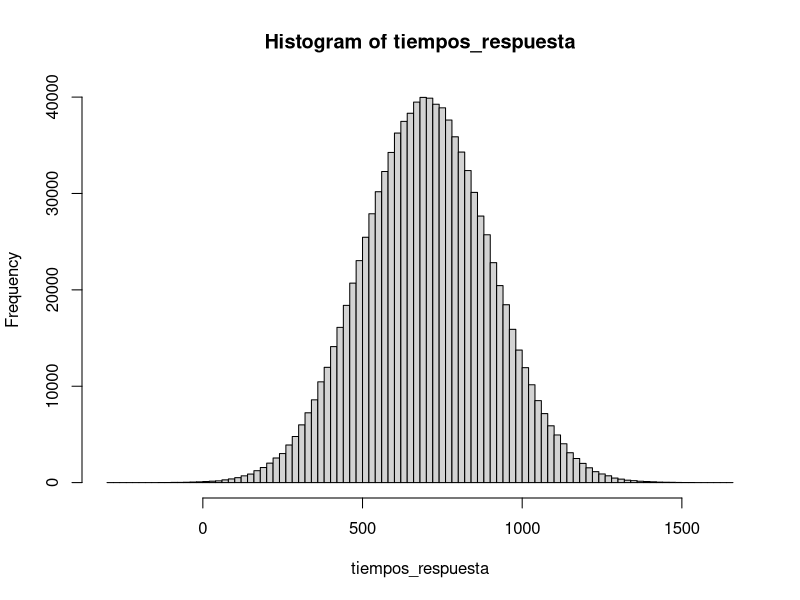
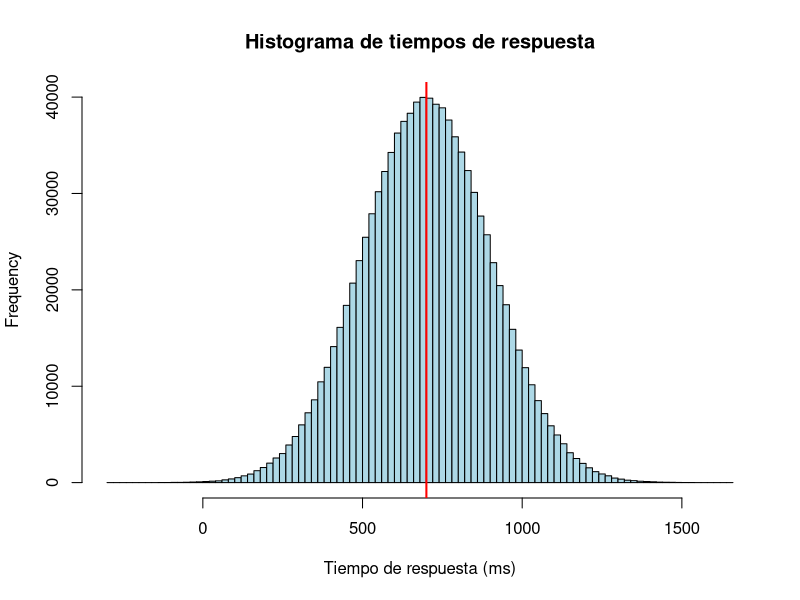
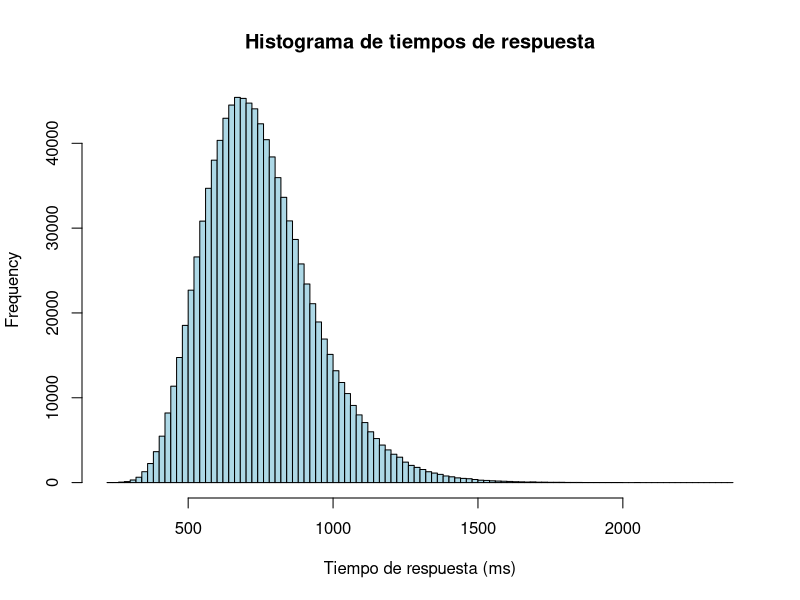

R code for these plots, in order: (Note: this script raises an error after producing the figures.)
# Qué es la consola R?
# La consola R es una interfaz interactiva donde los usuarios pueden escribir y ejecutar comandos 
# La consola muestra los resultados de los comandos

# Qué es el environment en R? 
# El environment en R es un espacio de trabajo donde se almacenan los objetos creados durante una sesión de R, 
# como variables, funciones y datos. Cada vez que se crea un objeto, este se guarda en el environment actual, 
# lo que permite acceder a él más tarde. 

# Lo que estás leyendo está dentro de un script de R. 
# Para ejecutar el código, selecciona la línea o líneas que quieres ejecutar
# y presiona Cmd + Enter (Mac) o Ctrl + Enter (Windows/Linux).

# Cómo creo una variable?
# Para crear una variable en R, simplemente asigna un valor a un nombre de variable utilizando el operador de asignación "<-". 


# --------------------------------------------- variables

# Esto crea una variable llamada "x" que contiene el valor 10. 
x <- 10

# mostrar el valor de la variable "x":
x

# Crear una variable llamada "nsim" y asignarle el valor 100000
nsim <- 10000
nsim <- 1000

# Qué valor contiene la variable "nsim"?
nsim

# --------------------------------------------- vectores

# Qué es un vector?
# Un vector en R es una estructura de datos que almacena una secuencia de elementos del mismo tipo, como números, caracteres o valores lógicos. 
# Para crear un vector en R, puedes utilizar la función c() (concatenate).

# Esto crea un vector llamado "mi_vector" que contiene los números 1, 2, 3, 4 y 5.
mi_vector <- c(1, 2, 3, 4, 5)
mi_vector

# Cuál es el promedio de los valores en "mi_vector"?
mean(mi_vector)

# Y su desviación típica?
sd(mi_vector)

# Cómo creo un vector que repita los valores de "mi_vector" dos veces?
mi_vector_repetido <- rep(c(1, 2, 3, 4, 5), times = 2)

mi_vector_repetido

# Otra forma de hacerlo es:
mi_vector_repetido <- rep(mi_vector, times = 2)

# crea un vector vacío de longitud nsim:
vector_vacío <- rep(NA, nsim)
head(vector_vacío)

# --------------------------------------------- data frames

# Esto crea un vector llamado "subj" que contiene los números del 1 al 20.
subj <- 1:20
subj

# Cómo creo un vector de caracteres en R?
# Esto crea un vector llamado "condición" que contiene dos elementos: "control" y "tratamiento".
condición <- c("control", "tratamiento")
condición

# Qué es lo que hace el argumento "each" en la función rep()?
(condición_repetida <- rep(condición, each = 10))

dat <- data.frame(subj = subj,
                  condición = condición_repetida)

dat

# Cómo creo una nueva variable en un data frame en R?
dat$cond.cod <- ifelse(dat$condición == "control", -0.5, 0.5)

# Con el signo de dólar ($) accedo a una columna específica de un data frame

dat

# Cómo muestro las primeras filas de un data frame en R?
head(dat)

# Cómo verifico que todo se haya creado correctamente?
xtabs( ~ condición + subj, data = dat)
xtabs( ~ condición, data = dat)
xtabs( ~ condición + cond.cod, data = dat)

# -------------------------------------------- matrices

# Qué es una matriz?
# Una matriz en R es una estructura de datos bidimensional que almacena elementos del mismo tipo en filas y columnas. 

# Cómo creo una matriz en R? utiliza la función matrix(). 
mi_matriz <- matrix(c("a", "b", "c", "d", "e", "f"), ncol = 3)
mi_matriz

# Cómo accedo a los elementos de una matriz en R? Usando corchetes [n_fila, n_columna]

# accede al elemento en la primera fila y primera columna
mi_matriz[1, 1] 

# accede al elemento en la segunda fila y tercera columna
mi_matriz[2, 3] 

# accede a toda la primera fila
mi_matriz[1, ]

# accede a toda la segunda columna
mi_matriz[, 2]

# -------------------------------------------- distribución normal y log-normal

# Genera un vector de 1,000,000 de tiempos de respuesta con distribución normal
tiempos_respuesta  <- rnorm(1000000, mean = 700, sd = 200)

# Dibuja un histograma de los tiempos de respuesta:
hist(tiempos_respuesta, breaks = 100)

# Dale un poco más de vidilla:
hist(tiempos_respuesta, breaks = 100, 
     main = "Histograma de tiempos de respuesta", 
     xlab = "Tiempo de respuesta (ms)", 
     col = "lightblue")

# Agrega una línea vertical en el valor medio (700 ms)
abline(v = 700, col = "red", lwd = 2)

# Genera un vector de 1,000,000 de tiempos de respuesta con distribución log-normal
tiempos_respuesta  <- rlnorm(1000000, mean = 6.59, sd = 0.25)

# visualizala:
hist(tiempos_respuesta, breaks = 100, 
     main = "Histograma de tiempos de respuesta", 
     xlab = "Tiempo de respuesta (ms)", 
     col = "lightblue")

# usa la función set.seed() para fijar la semilla de los números aleatorios
set.seed(42)
rnorm(5, mean = 0, sd = 1)
# verifia con tu compañanero/a de al lado que obtenéus los mismos resultados

# Usa la función help() o el símbolo ? para obtener ayuda sobre una función específica en R.
help(rnorm)
?rnorm()

# - -------------------------------------------- librerías

# instala la siguiente librería:
install.packages("ggplot")

# carga la librería ggplot2:
library(ggplot2)

# las librerías se instalan una sola vez, pero se cargan cada vez que inicias RStudio

# busca la sección "Packages" y verifica que se te haya cargado la librería ggplot2
# qué funciones contiene?

# instala las siguientes librerías que usaremos en el curso:
install.packages("tictoc")
install.packages("MASS")
install.packages("lme4")
install.packages("lmerTest")

# -------------------------------------------- útil
# muestra el directorio de trabajo actual
getwd()

# cambia el directorio de trabajo a una carpeta específica en tu computadora
setwd("/ruta/a/tu/carpeta/del/curso") # se suele usar al principio de un script

# cambia "/ruta/a/tu/carpeta/del/curso" por la ruta real en tu computadora

# verifica que se haya cambiado el directorio de trabajo correctamente:
getwd()

# muestra la versión de R y los paquetes cargados en la sesión actual
sessionInfo() # se suele usar al final de un script

# -------------------------------------------- tips
# shortcuts:
# Option/Alt + - crea: <- 
# Shift + Cmd/Ctrl + c crea: # en múltiples líneas

Comenta
estas
líneas

#  -------- WARNING -----------
# Shift + Cmd/Ctrl + 0 resetea la sesión de RStudio
# --------- WARNING -----------

# busca en tu tectlado dónde están estos símbolos:
# <- ~ | #

# para cambiar la disposición de los paneles en RStudio
# Tools > Global Options > Pane Layout 